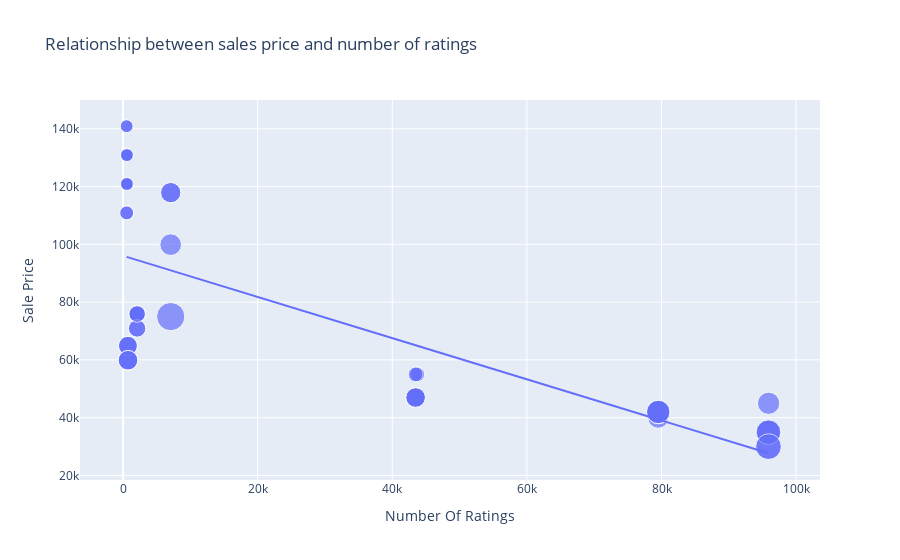

The code cell stored with this chart in its notebook:
### Code cell
figure = px.scatter(data_frame = df, x = "Number Of Ratings", y = "Sale Price", size = 'Discount Percentage',
                    trendline = 'ols',
                    title = "Relationship between sales price and number of ratings")
figure.show()

### Figure 1 — Plotly figure (JSON) as saved in the notebook; plotly's stock layout.template omitted (floating-point values rounded to 4 significant figures)
{"data": [{"hovertemplate": "Number Of Ratings=%{x}<br>Sale Price=%{y}<br>Discount Percentage=%{marker.size}<extra></extra>", "legendgroup": "", "marker": {"color": "#636efa", "size": [0, 0, 0, 0, 0, 0, 0, 0, 0, 20, 16, 20, 20, 20, 0, 0, 0, 0, 29, 15, 0, 15, 17, 18, 6, 6, 13, 6, 14, 10, 7, 6, 6, 13, 13, 10, 10, 6, 14, 6, 10, 6, 11, 11, 10, 14, 7, 6, 6, 6, 8, 8, 24, 22, 22, 22, 8, 24, 14, 14, 14, 14], "sizemode": "area", "sizeref": 0.0725, "symbol": "circle"}, "mode": "markers", "name": "", "orientation": "v", "showlegend": false, "type": "scatter", "x": [3431, 3431, 3431, 11202, 11202, 3431, 3431, 11202, 1454, 79512, 79512, 79582, 79512, 79512, 1078, 1078, 1078, 1078, 7088, 7088, 1078, 7088, 7081, 95909, 542, 580, 740, 545, 740, 2101, 545, 580, 580, 730, 730, 2101, 2101, 580, 740, 580, 2092, 545, 2101, 2092, 2101, 740, 545, 580, 580, 580, 43707, 43707, 95807, 95909, 95807, 95909, 43470, 95909, 43470, 43470, 43470, 43470], "xaxis": "x", "y": [49900, 84900, 84900, 77000, 77000, 49900, 49900, 77000, 89900, 41999, 39999, 41999, 41999, 41999, 131900, 117100, 131900, 117100, 74999, 117900, 117100, 117900, 99900, 44999, 140900, 130900, 64900, 120900, 59900, 75900, 110900, 130900, 120900, 64900, 64900, 75900, 75900, 120900, 59900, 120900, 75900, 140900, 70900, 70900, 75900, 59900, 110900, 120900, 130900, 130900, 54999, 54999, 29999, 34999, 34999, 34999, 54999, 29999, 46999, 46999, 46999, 46999], "yaxis": "y"}, {"hovertemplate": "<b>OLS trendline</b><br>Sale Price = -0.712783 * Number Of Ratings + 96054.8<br>R<sup>2</sup>=0.492139<br><br>Number Of Ratings=%{x}<br>Sale Price=%{y} <b>(trend)</b><extra></extra>", "legendgroup": "", "marker": {"color": "#636efa", "symbol": "circle"}, "mode": "lines", "name": "", "showlegend": false, "type": "scatter", "x": [542, 545, 545, 545, 545, 580, 580, 580, 580, 580, 580, 580, 580, 730, 730, 740, 740, 740, 740, 1078, 1078, 1078, 1078, 1078, 1454, 2092, 2092, 2101, 2101, 2101, 2101, 2101, 3431, 3431, 3431, 3431, 3431, 7081, 7088, 7088, 7088, 11202, 11202, 11202, 43470, 43470, 43470, 43470, 43470, 43707, 43707, 79512, 79512, 79512, 79512, 79582, 95807, 95807, 95909, 95909, 95909, 95909], "xaxis": "x", "y": [95670.0, 95670.0, 95670.0, 95670.0, 95670.0, 95640.0, 95640.0, 95640.0, 95640.0, 95640.0, 95640.0, 95640.0, 95640.0, 95530.0, 95530.0, 95530.0, 95530.0, 95530.0, 95530.0, 95290.0, 95290.0, 95290.0, 95290.0, 95290.0, 95020.0, 94560.0, 94560.0, 94560.0, 94560.0, 94560.0, 94560.0, 94560.0, 93610.0, 93610.0, 93610.0, 93610.0, 93610.0, 91010.0, 91000.0, 91000.0, 91000.0, 88070.0, 88070.0, 88070.0, 65070.0, 65070.0, 65070.0, 65070.0, 65070.0, 64900.0, 64900.0, 39380.0, 39380.0, 39380.0, 39380.0, 39330.0, 27770.0, 27770.0, 27690.0, 27690.0, 27690.0, 27690.0], "yaxis": "y"}], "layout": {"autosize": true, "legend": {"itemsizing": "constant", "tracegroupgap": 0}, "title": {"text": "Relationship between sales price and number of ratings"}, "xaxis": {"anchor": "y", "autorange": true, "domain": [0, 1], "range": [-5983.0, 103000.0], "title": {"text": "Number Of Ratings"}, "type": "linear"}, "yaxis": {"anchor": "x", "autorange": true, "domain": [0, 1], "range": [11530.0, 153700.0], "title": {"text": "Sale Price"}, "type": "linear"}}}
